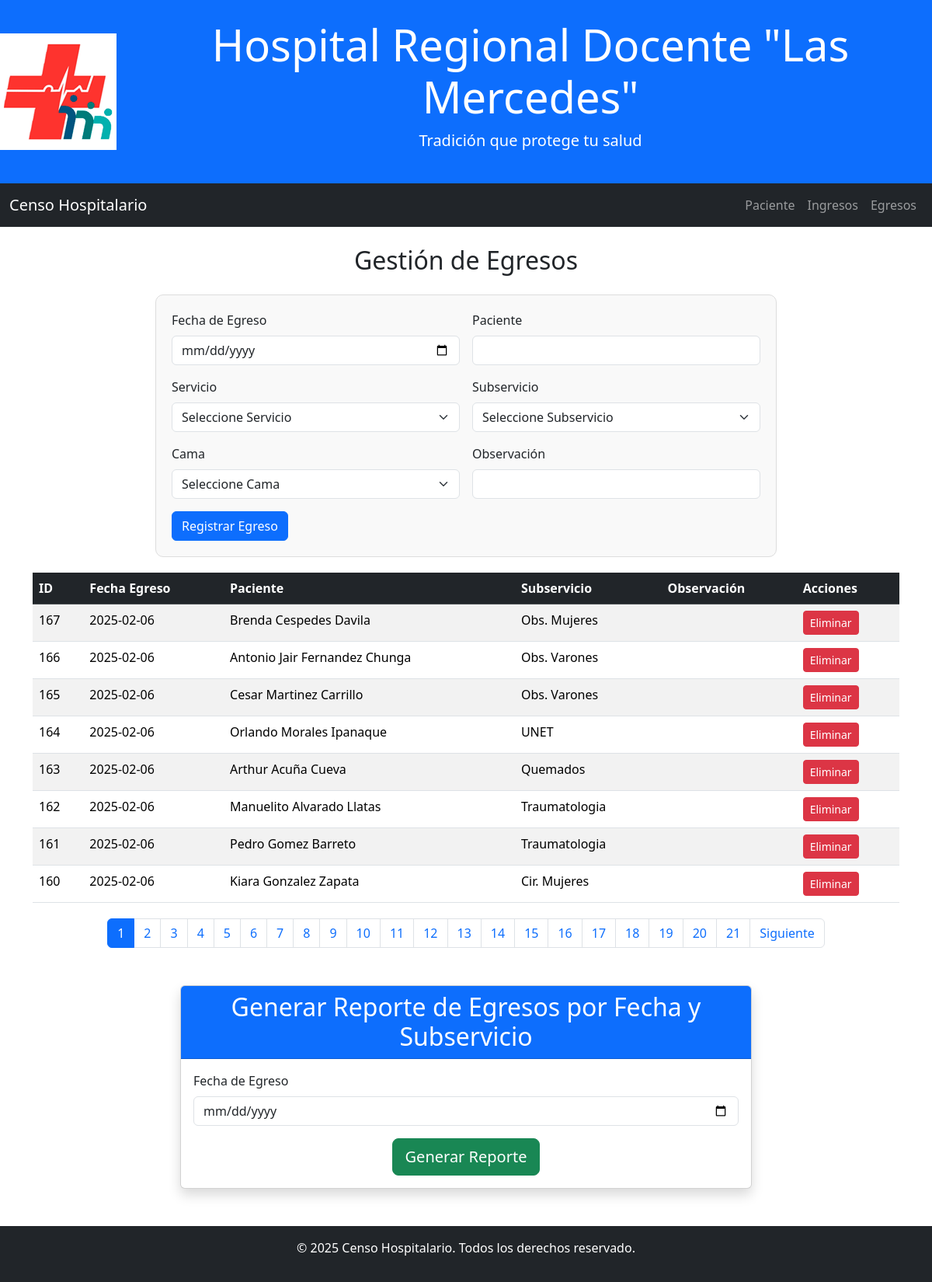
Page /pages/egresos.php on the committed database.
### tables this page shows
CREATE TABLE `egresos` (
  `id` bigint(20) UNSIGNED NOT NULL,
  `fecha_egreso` date NOT NULL,
  `observacion` varchar(20) DEFAULT NULL,
  `id_paciente` int(11) DEFAULT NULL,
  `id_subservicio` int(11) DEFAULT NULL
);

CREATE TABLE `paciente` (
  `id` bigint(20) UNSIGNED NOT NULL,
  `dni` int(11) DEFAULT NULL,
  `nombre` varchar(100) NOT NULL,
  `edad` int(11) DEFAULT NULL
);

CREATE TABLE `subservicios` (
  `id` bigint(20) UNSIGNED NOT NULL,
  `nombre` varchar(100) NOT NULL,
  `num_cama` varchar(8) NOT NULL,
  `estado` varchar(15) NOT NULL DEFAULT 'Desocupada',
  `id_servicio` int(11) DEFAULT NULL
);

### pages/egresos.php (the view, shortened to what this page needs)
<!DOCTYPE html>
<html lang="es">
<head>
    <link href="https://cdn.jsdelivr.net/npm/bootstrap@5.3.3/dist/css/bootstrap.min.css"
        rel="stylesheet"
>
    <link rel="stylesheet" href="../css/estilos.css">
</head>
<body>
<header class="bg-primary text-white text-center py-4 d-flex align-items-center justify-content-center">
        <img src="../img/logo_hospital.png" alt="Logo Hospital Regional Docente Las Mercedes" class="logo me-3">
        <div>
            <h1 class="display-4">Hospital Regional Docente "Las Mercedes"</h1>
            <p class="lead">Tradición que protege tu salud</p>
        </div>
    </header>
    <nav class="navbar navbar-expand-lg navbar-dark bg-dark">
        <div class="container-fluid">
            <a class="navbar-brand" href="../index.php">Censo Hospitalario</a>
            <div class="collapse navbar-collapse" id="navbarNav">
                <ul class="navbar-nav ms-auto">
                    <li class="nav-item">
                        <a class="nav-link" href="paciente.php">Paciente</a>
                    </li>
                    <li class="nav-item">
                        <a class="nav-link" href="ingresos.php">Ingresos</a>
                    </li>
                    <li class="nav-item">
                        <a class="nav-link" href="egresos.php">Egresos</a>
                    </li>
                </ul>
            </div>
        </div>
    </nav>
    <div class="container mt-4">
        <h2 class="text-center mb-4">Gestión de Egresos</h2>
        <div class="form-container-ingreso-egreso">
            <form method="post" class="row g-3">
                <div class="col-md-6">
                    <label for="fecha_egreso" class="form-label">Fecha de Egreso</label>
                    <input type="date" class="form-control" id="fecha_egreso" name="fecha_egreso" required>
                </div>
                <div class="col-md-6">
                    <label for="paciente_egreso" class="form-label">Paciente</label>
                    <input type="text" class="form-control" list="datalistOptions" id="paciente_egreso" name="paciente_nombre" autocomplete="off" required>
                </div>
                <div class="col-md-6">
                    <label for="servicio_egreso" class="form-label">Servicio</label>
                    <select class="form-select" id="servicio_egreso" required>
                        <option value="">Seleccione Servicio</option>
                        <?php
                        include '../includes/db.php';
                        ?>
                    </select>
                </div>
                <div class="col-md-6">
                    <label for="subservicio_egreso" class="form-label">Subservicio</label>
                    <select class="form-select" id="subservicio_egreso" name="id_subservicio" required>
                        <option value="">Seleccione Subservicio</option>
                    </select>
                </div>
                <div class="col-md-6">
                    <label for="id_cama_egreso" class="form-label">Cama</label>
                    <select class="form-select" id="id_cama_egreso" required>
                        <option value="">Seleccione Cama</option>
                    </select>
                </div>
                <div class="col-md-6">
                    <label for="observacion" class="form-label">Observación</label>
                    <input type="text" class="form-control" id="observacion" name="observacion">
                </div>
                <div class="col-12">
                    <button type="submit" class="btn btn-primary" id="reg_ingreso">Registrar Egreso</button>
                </div>
            </form>
        </div>
        <div class="table-container">
            <?php
            $page = isset($_GET['page']) ? (int)$_GET['page'] : 1;
            $perPage = 8;
            $offset = ($page - 1) * $perPage;
            $result = $conn->query("SELECT e.id, e.fecha_egreso, p.nombre AS nombre_paciente, s.nombre AS nombre_subservicio, e.observacion
                                    FROM egresos e
                                    JOIN paciente p ON e.id_paciente = p.id
                                    JOIN subservicios s ON e.id_subservicio = s.id
                                    ORDER BY id DESC LIMIT $perPage OFFSET $offset");
            if ($result->rowCount() > 0) {
                echo "<table class='table table-striped table-hover'>
                        <thead class='table-dark'>
                            <tr>
                                <th>ID</th>
                                <th>Fecha Egreso</th>
                                <th>Paciente</th>
                                <th>Subservicio</th>
                                <th>Observación</th>
                                <th>Acciones</th>
                            </tr>
                        </thead>
                        <tbody>";
                while ($row = $result->fetch(PDO::FETCH_ASSOC)) {
                    echo "<tr>
                            <td>" . $row["id"] . "</td>
                            <td>" . $row["fecha_egreso"] . "</td>
                            <td>" . $row["nombre_paciente"] . "</td>
                            <td>" . $row["nombre_subservicio"] . "</td>
                            <td>" . $row["observacion"] . "</td>
                            <td>
                                <form action='../js/eliminar_egreso.php' method='POST' style='display:inline;'>
                                    <input type='hidden' name='id_egreso' value='" . htmlspecialchars($row["id"]) . "'>
                                    <button class='btn btn-danger btn-sm' type='submit'
                                    onclick='return confirm(\"¿Estás seguro de eliminar este egreso?\");'>Eliminar</button>
                                </form>
                            </td>
                          </tr>";
                }
                echo "</tbody></table>";
                $totalRows = $conn->query("SELECT COUNT(*) FROM egresos")->fetchColumn();
                $totalPages = ceil($totalRows / $perPage);
                echo "<nav aria-label='Page navigation'>
                        <ul class='pagination justify-content-center'>";
                for ($i = 1; $i <= $totalPages; $i++) {
                    $active = ($page == $i) ? 'active' : '';
                    echo "<li class='page-item $active'><a class='page-link' href='?page=$i'>$i</a></li>";
                }
                if ($page < $totalPages) {
                    echo "<li class='page-item'><a class='page-link' href='?page=" . ($page + 1) . "'>Siguiente</a></li>";
                }
                echo "</ul></nav>";
            } else {
                echo "<div class='alert alert-info'>No hay egresos registrados.</div>";
            }
            ?>
        </div>
    </div>
    <div class="container mt-5">
        <div class="row justify-content-center">
            <div class="col-md-8">
                <div class="card shadow">
                    <div class="card-header bg-primary text-white">
                        <h2 class="card-title text-center mb-0">Generar Reporte de Egresos por Fecha y Subservicio</h2>
                    </div>
                    <div class="card-body">
                        <form action="../report/reporte_egreso.php" method="get" class="row g-3">
                            <div class="col-md-12">
                                <label for="fecha_egreso" class="form-label">Fecha de Egreso</label>
                                <input type="date" class="form-control" id="fecha_egreso" name="fecha_egreso" required>
                            </div>
                            <div class="col-12 text-center">
                                <button type="submit" class="btn btn-success btn-lg">Generar Reporte</button>
                            </div>
                        </form>
                    </div>
                </div>
            </div>
        </div>
    </div>
    <footer class="bg-dark text-white text-center py-3 mt-5">
        <p>&copy; 2025 Censo Hospitalario. Todos los derechos reservado.</p>
    </footer>
</body>
</html>

### css/estilos.css (style rules this page uses)
.table-container { margin-top: 20px; }
.pagination { margin-top: 20px; }
.form-container-ingreso-egreso { max-width: 800px; margin: 0 auto; padding: 20px; border: 1px solid #ddd; border-radius: 10px; background-color: #f9f9f9; }

### rows in the picture
egresos: id "167", fecha_egreso "2025-02-06", id_paciente.nombre "Brenda Cespedes Davila", id_subservicio.nombre "Obs. Mujeres"
egresos: id "166", fecha_egreso "2025-02-06", id_paciente.nombre "Antonio Jair Fernandez Chunga", id_subservicio.nombre "Obs. Varones"
egresos: id "165", fecha_egreso "2025-02-06", id_paciente.nombre "Cesar Martinez Carrillo", id_subservicio.nombre "Obs. Varones"
egresos: id "164", fecha_egreso "2025-02-06", id_paciente.nombre "Orlando Morales Ipanaque", id_subservicio.nombre "UNET"
egresos: id "163", fecha_egreso "2025-02-06", id_paciente.nombre "Arthur Acuña Cueva", id_subservicio.nombre "Quemados"
egresos: id "162", fecha_egreso "2025-02-06", id_paciente.nombre "Manuelito Alvarado Llatas", id_subservicio.nombre "Traumatologia"
egresos: id "161", fecha_egreso "2025-02-06", id_paciente.nombre "Pedro Gomez Barreto", id_subservicio.nombre "Traumatologia"
egresos: id "160", fecha_egreso "2025-02-06", id_paciente.nombre "Kiara Gonzalez Zapata", id_subservicio.nombre "Cir. Mujeres"
